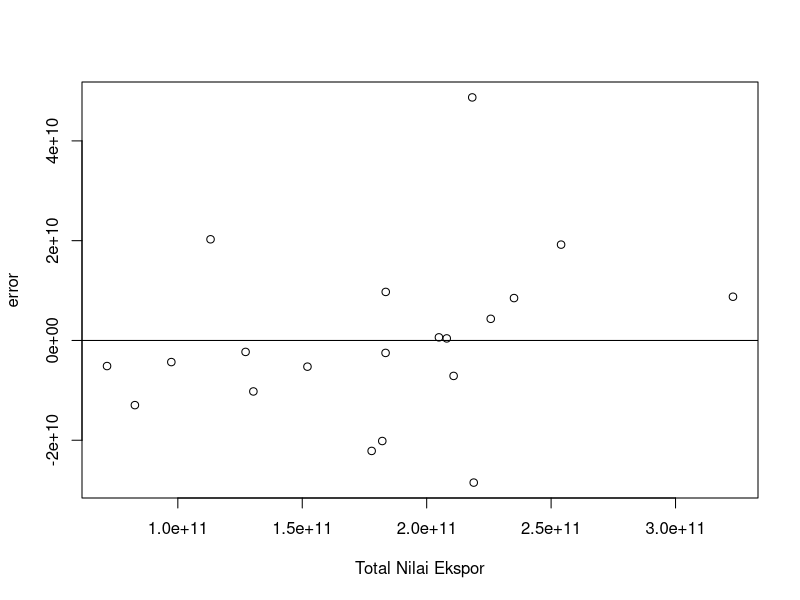
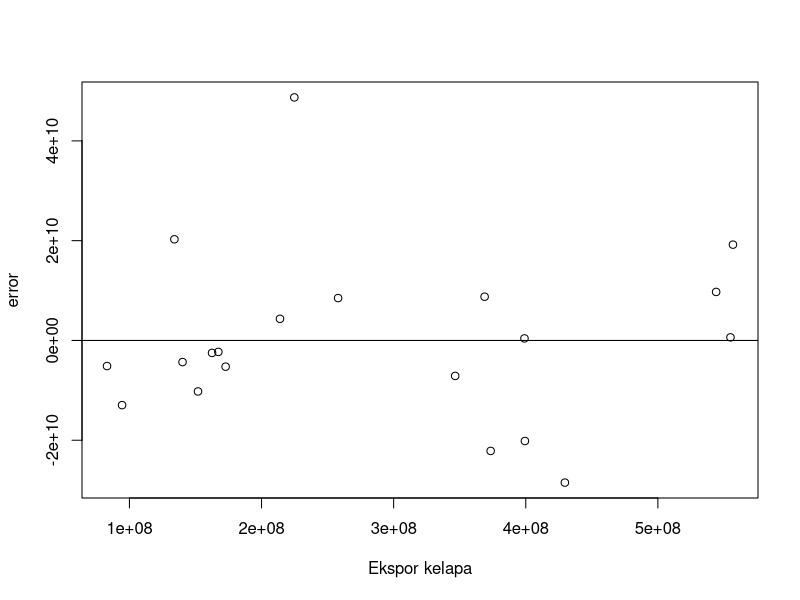
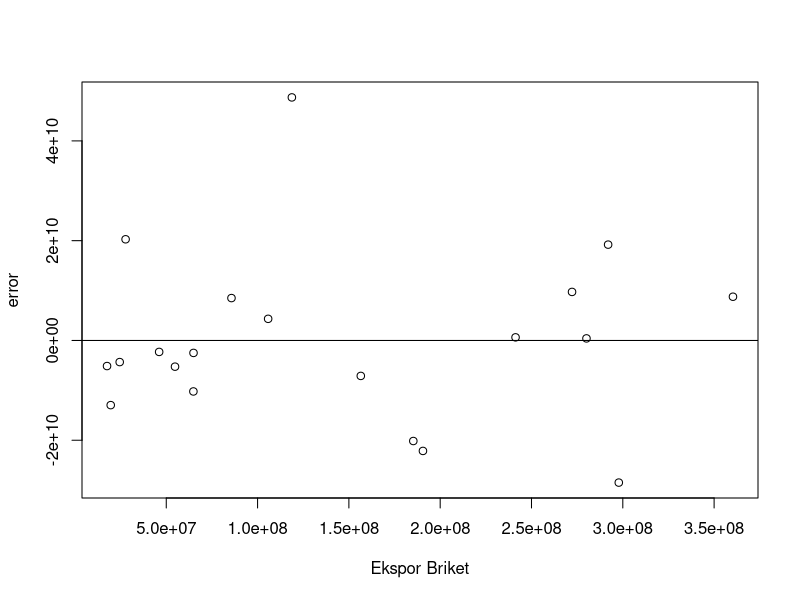
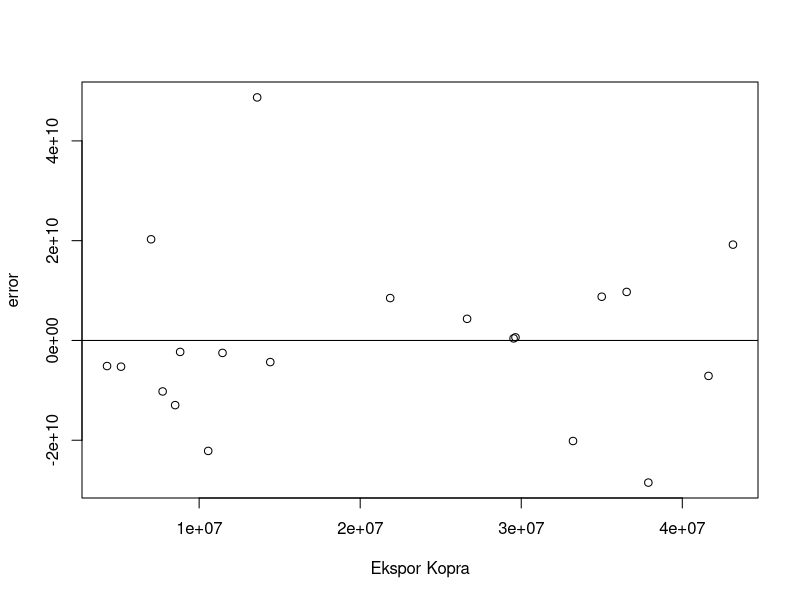
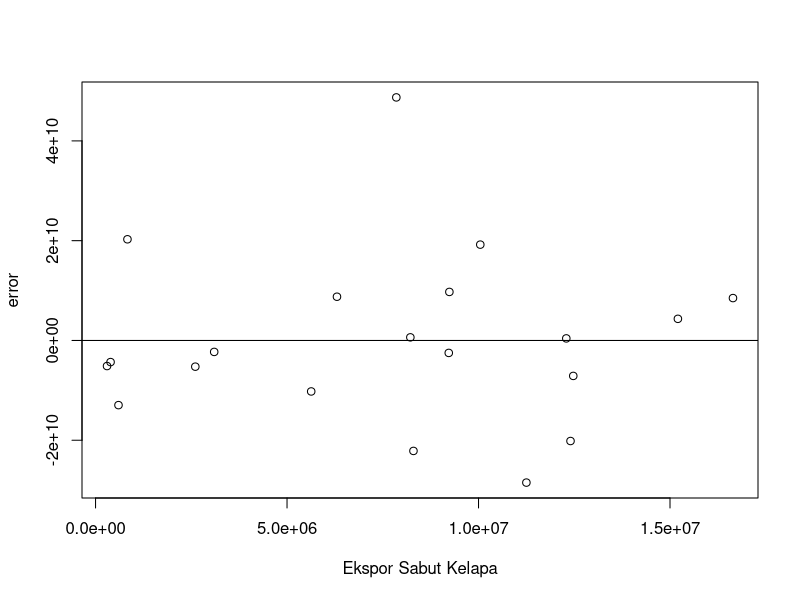
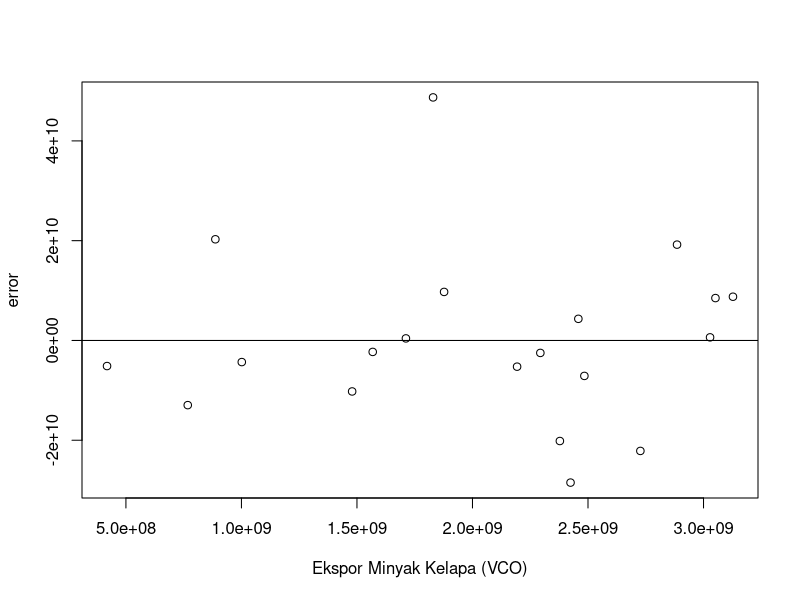

Source code (R) for these figures, in order:
## ---- chunk 1
#| warning: false
#| echo: true
setwd("D:/METOPEL UAS/AUDRY METOPEL")
library(readxl)
library(tidyverse)
library(kableExtra)
## ---- chunk 2
#impor dataset
read_excel("kelapa.xlsx")
dat <- read_excel("kelapa.xlsx")
kbl(dat) %>%
  kable_styling(bootstrap_options = c("striped", "hover", "condensed", "responsive"))
reg1<-lm(ekspor~kelapa+briket+kopra+sabut+minyak,data=dat)
## ---- chunk 3
dat$m<-resid(reg1)
plot(dat$ekspor,dat$m,xlab="Total Nilai Ekspor",ylab="error")
abline(h=0)

## ---- chunk 4
dat$m<-resid(reg1)
plot(dat$kelapa,dat$m,xlab="Ekspor kelapa",ylab="error")
abline(h=0)
## ---- chunk 5
dat$m<-resid(reg1)
plot(dat$briket,dat$m,xlab="Ekspor Briket",ylab="error")
abline(h=0)
## ---- chunk 6
dat$m<-resid(reg1)
plot(dat$kopra,dat$m,xlab="Ekspor Kopra",ylab="error")
abline(h=0)
## ---- chunk 7
dat$m<-resid(reg1)
plot(dat$sabut,dat$m,xlab="Ekspor Sabut Kelapa",ylab="error")
abline(h=0)
## ---- chunk 8
dat$m<-resid(reg1)
plot(dat$minyak,dat$m,xlab="Ekspor Minyak Kelapa (VCO)",ylab="error")
abline(h=0)

## ---- chunk 9
reg1<-lm(ekspor~kelapa+briket+kopra+sabut+minyak,data=dat)
summary(reg1)
